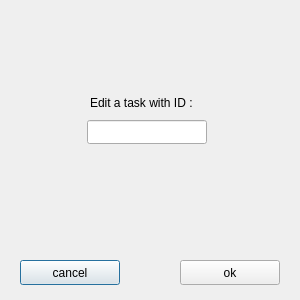
<?xml version="1.0" encoding="UTF-8"?>
<ui version="4.0">
 <class>EDITT</class>
 <widget class="QWidget" name="EDITT">
  <property name="geometry">
   <rect>
    <x>0</x>
    <y>0</y>
    <width>300</width>
    <height>300</height>
   </rect>
  </property>
  <property name="minimumSize">
   <size>
    <width>300</width>
    <height>300</height>
   </size>
  </property>
  <property name="maximumSize">
   <size>
    <width>300</width>
    <height>300</height>
   </size>
  </property>
  <property name="windowTitle">
   <string>EditTask</string>
  </property>
  <widget class="QPushButton" name="pushButton">
   <property name="geometry">
    <rect>
     <x>20</x>
     <y>260</y>
     <width>100</width>
     <height>25</height>
    </rect>
   </property>
   <property name="sizePolicy">
    <sizepolicy hsizetype="Minimum" vsizetype="Fixed">
     <horstretch>100</horstretch>
     <verstretch>25</verstretch>
    </sizepolicy>
   </property>
   <property name="minimumSize">
    <size>
     <width>100</width>
     <height>25</height>
    </size>
   </property>
   <property name="maximumSize">
    <size>
     <width>100</width>
     <height>25</height>
    </size>
   </property>
   <property name="sizeIncrement">
    <size>
     <width>100</width>
     <height>25</height>
    </size>
   </property>
   <property name="baseSize">
    <size>
     <width>100</width>
     <height>25</height>
    </size>
   </property>
   <property name="cursor">
    <cursorShape>PointingHandCursor</cursorShape>
   </property>
   <property name="focusPolicy">
    <enum>Qt::StrongFocus</enum>
   </property>
   <property name="text">
    <string>cancel</string>
   </property>
   <property name="autoDefault">
    <bool>false</bool>
   </property>
   <property name="default">
    <bool>true</bool>
   </property>
   <property name="flat">
    <bool>false</bool>
   </property>
  </widget>
  <widget class="QPushButton" name="pushButton_2">
   <property name="geometry">
    <rect>
     <x>180</x>
     <y>260</y>
     <width>100</width>
     <height>25</height>
    </rect>
   </property>
   <property name="sizePolicy">
    <sizepolicy hsizetype="Minimum" vsizetype="Fixed">
     <horstretch>100</horstretch>
     <verstretch>25</verstretch>
    </sizepolicy>
   </property>
   <property name="minimumSize">
    <size>
     <width>100</width>
     <height>25</height>
    </size>
   </property>
   <property name="maximumSize">
    <size>
     <width>100</width>
     <height>25</height>
    </size>
   </property>
   <property name="sizeIncrement">
    <size>
     <width>100</width>
     <height>25</height>
    </size>
   </property>
   <property name="baseSize">
    <size>
     <width>100</width>
     <height>25</height>
    </size>
   </property>
   <property name="cursor">
    <cursorShape>PointingHandCursor</cursorShape>
   </property>
   <property name="text">
    <string>ok</string>
   </property>
  </widget>
  <widget class="QLabel" name="label">
   <property name="geometry">
    <rect>
     <x>90</x>
     <y>90</y>
     <width>120</width>
     <height>25</height>
    </rect>
   </property>
   <property name="text">
    <string>Edit a task with ID :</string>
   </property>
  </widget>
  <widget class="QLineEdit" name="lineEdit">
   <property name="geometry">
    <rect>
     <x>87</x>
     <y>120</y>
     <width>120</width>
     <height>24</height>
    </rect>
   </property>
   <property name="alignment">
    <set>Qt::AlignCenter</set>
   </property>
  </widget>
 </widget>
 <resources/>
 <connections/>
</ui>
